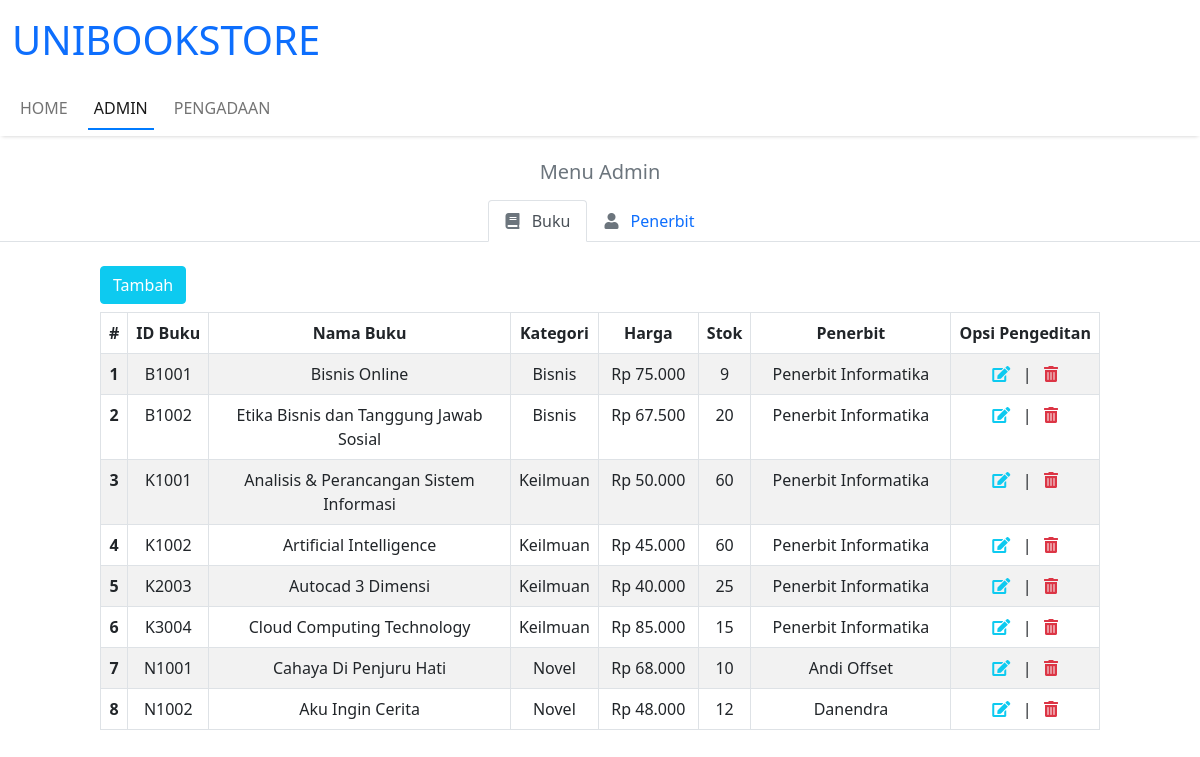
The app's page /admin.php with its own data.
### tables this page shows
CREATE TABLE `buku` (
  `id_buku` varchar(15) NOT NULL,
  `kategori` enum('keilmuan','bisnis','novel') NOT NULL,
  `nama_buku` varchar(50) NOT NULL,
  `harga` int(10) NOT NULL,
  `stok` int(10) NOT NULL,
  `penerbit` varchar(30) NOT NULL
);

### komponen/list-buku.php (the view)
<div class="tab-pane fade show active" id="buku" role="tabpanel" aria-labelledby="buku-tab">
	<a href="form_buku.php" class="btn btn-info text-white add-data mb-2">Tambah</a>
	<div class="col table-responsive">
		<table class="table table-striped table-bordered responsive-utilities text-center">
			<thead>
				<tr>
					<th scope="col">#</th>
					<th scope="col">ID&nbspBuku</th>
					<th scope="col" style="min-width: 250px;">Nama&nbspBuku</th>
					<th scope="col">Kategori</th>
					<th scope="col" style="min-width: 100px;">Harga</th>
					<th scope="col">Stok</th>
					<th scope="col" style="min-width: 200px;">Penerbit</th>
					<th scope="col">Opsi&nbspPengeditan</th>
				</tr>
			</thead>
			<tbody>
				<?php
				$query= "SELECT * FROM buku";
				$result=mysqli_query($db, $query);
				$i=1;
				foreach ($result as $buku) {
					$harga_database = $buku['harga'];
					$format_harga = number_format($harga_database,0,",",".")
					?>
					<tr>
						<th scope="row"><?=$i++?></th>
						<td><?=$buku['id_buku']?></td>
						<td><?=$buku['nama_buku']?></td>
						<td class="text-capitalize"><?=$buku['kategori']?></td>
						<td>Rp <?=$format_harga?></td>
						<td><?=$buku['stok']?></td>
						<td><?=$buku['penerbit']?></td>
						<td>
							<a class="card-text text-decoration-none text-info fs-6" href="edit_buku.php?id_buku=<?=$buku['id_buku']?>"><i class="fas fa-edit"></i>
							</a>&nbsp | &nbsp
							<a class="card-text text-decoration-none text-danger fs-6" href="delete_buku.php?id_buku=<?=$buku['id_buku']?>" onclick="return confirm_delete()">
								<i class="fa fa-trash-alt"></i>
							</a>
						</td>
					</tr>
				<? } ?>
			</tbody>
		</table>
	</div>
</div>

### assets/css/style.css (style rules this page uses)
* { margin: 0; padding: 0; }

### records on screen
buku: id_buku "B1001", nama_buku "Bisnis Online", kategori "Bisnis", harga "75.000", stok "9", penerbit "Penerbit Informatika"
buku: id_buku "B1002", nama_buku "Etika Bisnis dan Tanggung Jawab Sosial", kategori "Bisnis", harga "67.500", stok "20", penerbit "Penerbit Informatika"
buku: id_buku "K1001", nama_buku "Analisis & Perancangan Sistem Informasi", kategori "Keilmuan", harga "50.000", stok "60", penerbit "Penerbit Informatika"
buku: id_buku "K1002", nama_buku "Artificial Intelligence", kategori "Keilmuan", harga "45.000", stok "60", penerbit "Penerbit Informatika"
buku: id_buku "K2003", nama_buku "Autocad 3 Dimensi", kategori "Keilmuan", harga "40.000", stok "25", penerbit "Penerbit Informatika"
buku: id_buku "K3004", nama_buku "Cloud Computing Technology", kategori "Keilmuan", harga "85.000", stok "15", penerbit "Penerbit Informatika"
buku: id_buku "N1001", nama_buku "Cahaya Di Penjuru Hati", kategori "Novel", harga "68.000", stok "10", penerbit "Andi Offset"
buku: id_buku "N1002", nama_buku "Aku Ingin Cerita", kategori "Novel", harga "48.000", stok "12", penerbit "Danendra"
